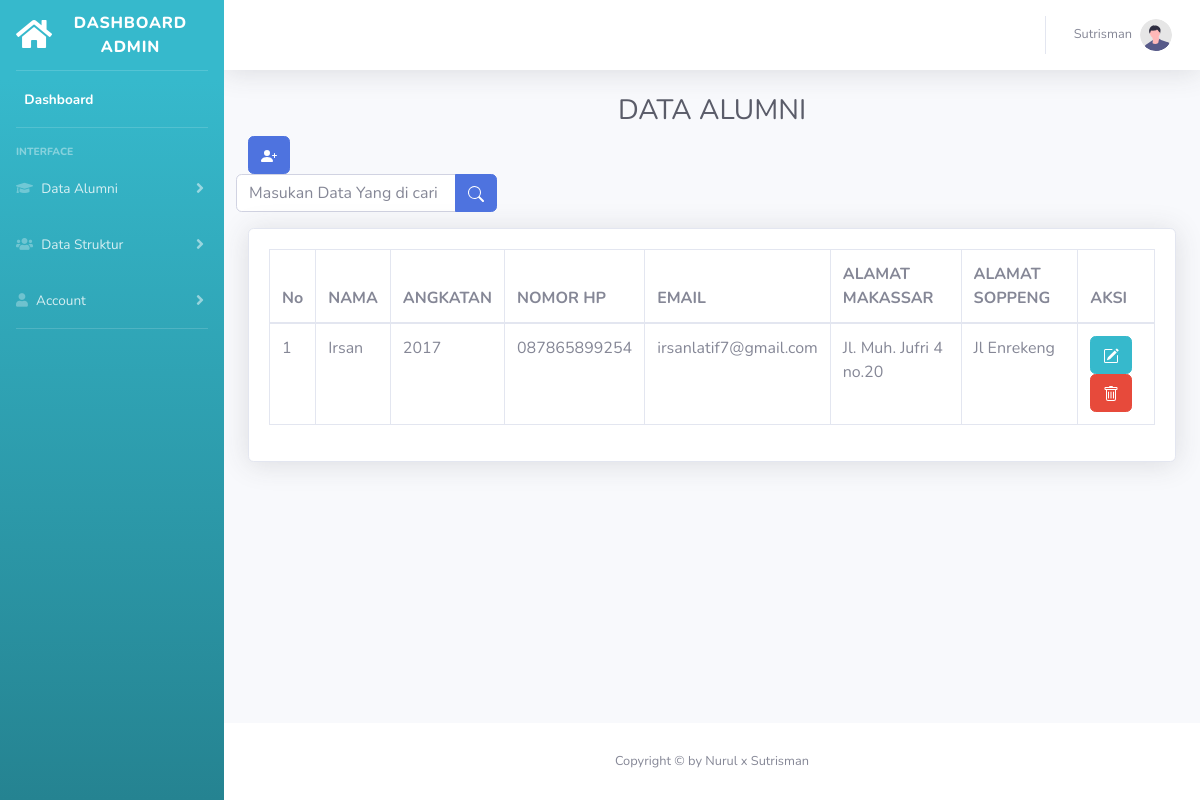
The app's page /dataAlumni_admin.php?keyword=Irsan (signed in) with its own data.
### tables this page shows
CREATE TABLE `table_alumni` (
  `id_alumni` int(10) NOT NULL,
  `nama_alumni` varchar(255) NOT NULL,
  `angkatan_alumni` int(20) NOT NULL,
  `nomor_alumni` varchar(20) NOT NULL,
  `email_alumni` varchar(255) NOT NULL,
  `alamat_makassar` varchar(255) NOT NULL,
  `alamat_soppeng` varchar(255) NOT NULL
);

### dataAlumni_admin.php (the view, shortened to what this page needs)
<?php
include('navbar_backend.php');
?>
<div class="container-fluid">
<h1 class="h3 mb-2 text-gray-800 text-center">DATA ALUMNI</h1>
<div class="row">
<div class="col-9"><a href="form_tambah_alumni.php?" class="btn btn-primary" role="button"></a></div>
<form action="" method="GET">
        <div class="input-group mb-3">
        <input type="text" name="keyword" class="form-control" placeholder="Masukan Data Yang di cari" autocomplete="off">
        <div class="input-group-append">
        <button type="submit" name="submit" class="btn btn-primary"></button>
    </div>
</div>
    </form>
    </div>
<div class="card shadow mb-4">
    <div class="card-body">
        <div class="table-responsive">
            <table class="table table-bordered" width="100%" cellspacing="0">
                <thead>
                    <tr>
                        <th>No</th>
                        <th>NAMA</th>
                        <th>ANGKATAN</th>
                        <th>NOMOR HP</th>
                        <th>EMAIL</th>
                        <th>ALAMAT MAKASSAR</th>
                        <th>ALAMAT SOPPENG</th>
                        <th>AKSI</th>
                    </tr>
                </thead>
                <tbody>
                    <?php
                    $keyword = $_GET['keyword'];
                    if($keyword != ''){
                    $hasil =mysqli_query($kon, "SELECT * FROM table_alumni WHERE nama_alumni LIKE '".$keyword."' or angkatan_alumni LIKE '".$keyword."'
                    or nomor_alumni LIKE '".$keyword."' or email_alumni LIKE '".$keyword."' or alamat_makassar LIKE '".$keyword."' or alamat_soppeng LIKE '".$keyword."'");
                    } else{
                    $hasil =mysqli_query($kon, "SELECT * FROM table_alumni order by id_alumni desc");
                    }
                    $no=0;
                    while ($data = mysqli_fetch_array($hasil)) {
                    $no++;
                    ?>
                    <tr>
                        <td><?php echo $no; ?></td>
                        <td><?php echo $data['nama_alumni'];?></td>
						<td><?php echo $data['angkatan_alumni'];?></td>
                        <td><?php echo $data['nomor_alumni'];?></td>
                        <td><?php echo $data['email_alumni'];?></td>
                        <td><?php echo $data['alamat_makassar'];?></td>
                        <td><?php echo $data['alamat_soppeng'];?></td>
                        <td>
                        <?php
                        $id_alumni = base64_encode($data['id_alumni']);
                        ?>
                            <span><a href="form_update_alumni.php?id_alumni=<?php echo $id_alumni ?>" onclick="return confirm('Apakah anda yakin untuk edit data ?')" class="btn btn-info"><i class="material-icons"></a></span>
                            <span><a href="perintah_delete_alumni.php?id_alumni=<?php echo $id_alumni  ?>" class="btn btn-danger" onclick="return confirm('Apakah anda yakin ingin menghapus data ini ?') " ><i class="material-icons"></a></span>
                        </td>
                        </tr>
                    <?php
                    }
                    ?>
                </tbody>
            </table>
        </div>
    </div>
</div>
</div>
        </div>
<?php
include('footer_backend.php');
?>

### records on screen
table_alumni: nama_alumni "Irsan", angkatan_alumni "2017", nomor_alumni "087865899254", email_alumni "irsanlatif7@gmail.com", alamat_makassar "Jl. Muh. Jufri 4 no.20", alamat_soppeng "Jl Enrekeng"

### other values on screen
$_SESSION['nama_admin'] "Sutrisman"
